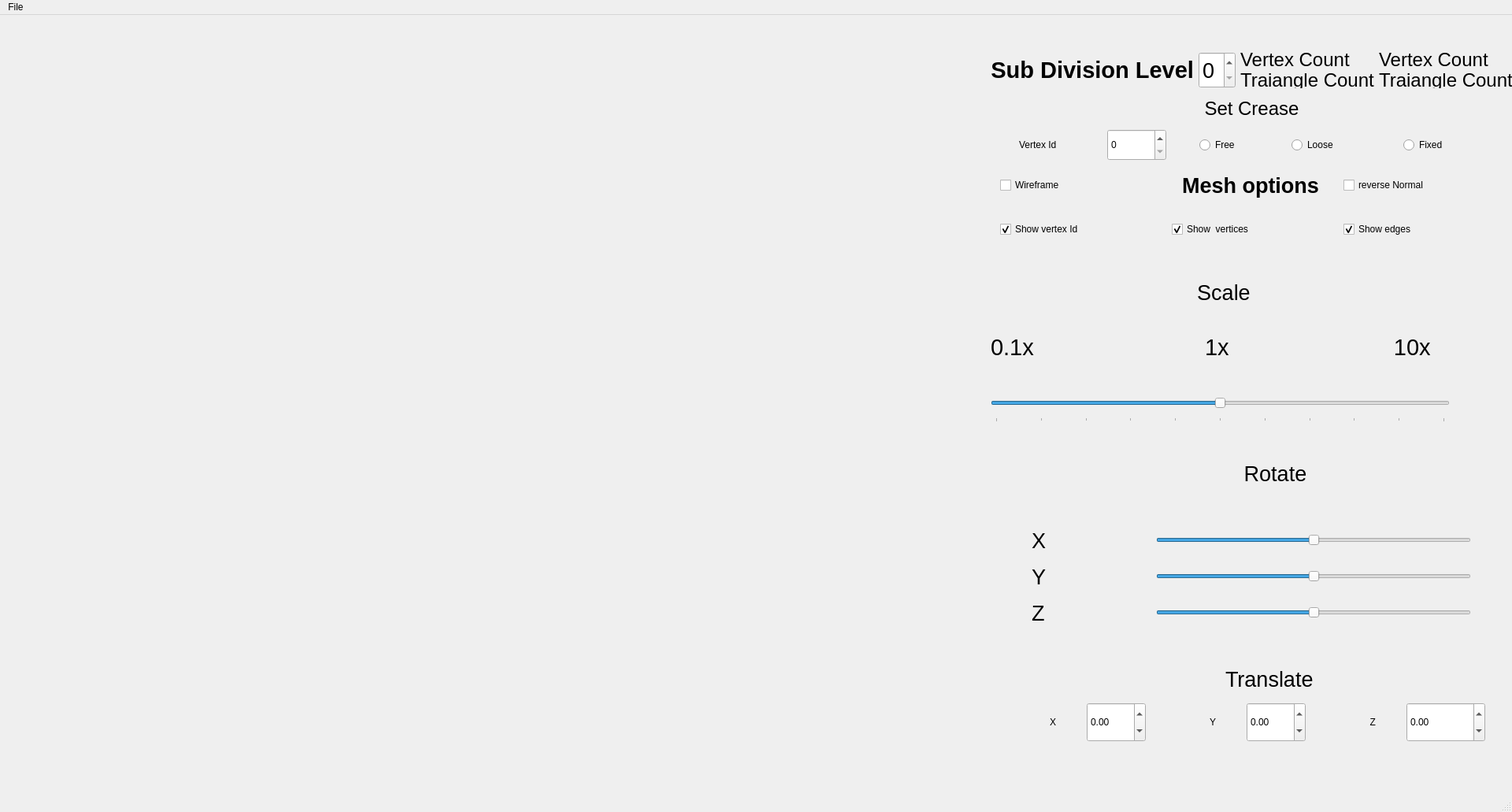
<?xml version="1.0" encoding="UTF-8"?>
<ui version="4.0">
 <class>MainWindow</class>
 <widget class="QMainWindow" name="MainWindow">
  <property name="geometry">
   <rect>
    <x>0</x>
    <y>0</y>
    <width>1920</width>
    <height>1031</height>
   </rect>
  </property>
  <property name="maximumSize">
   <size>
    <width>1920</width>
    <height>1080</height>
   </size>
  </property>
  <property name="windowTitle">
   <string>MainWindow</string>
  </property>
  <widget class="QWidget" name="centralwidget">
   <property name="sizePolicy">
    <sizepolicy hsizetype="Minimum" vsizetype="Minimum">
     <horstretch>0</horstretch>
     <verstretch>0</verstretch>
    </sizepolicy>
   </property>
   <property name="maximumSize">
    <size>
     <width>1920</width>
     <height>972</height>
    </size>
   </property>
   <widget class="QWidget" name="layoutWidget">
    <property name="geometry">
     <rect>
      <x>6</x>
      <y>13</y>
      <width>1915</width>
      <height>951</height>
     </rect>
    </property>
    <layout class="QHBoxLayout" name="horizontalLayout_2">
     <property name="sizeConstraint">
      <enum>QLayout::SetMaximumSize</enum>
     </property>
     <item>
      <layout class="QVBoxLayout" name="verticalLayout_4">
       <item>
        <widget class="QWidget" name="glWidget_win" native="true">
         <property name="sizePolicy">
          <sizepolicy hsizetype="Minimum" vsizetype="Maximum">
           <horstretch>0</horstretch>
           <verstretch>0</verstretch>
          </sizepolicy>
         </property>
         <property name="minimumSize">
          <size>
           <width>1200</width>
           <height>944</height>
          </size>
         </property>
        </widget>
       </item>
      </layout>
     </item>
     <item>
      <layout class="QVBoxLayout" name="verticalLayout_3">
       <property name="sizeConstraint">
        <enum>QLayout::SetMinimumSize</enum>
       </property>
       <item>
        <layout class="QVBoxLayout" name="verticalLayout_6">
         <item>
          <layout class="QHBoxLayout" name="horizontalLayout">
           <property name="sizeConstraint">
            <enum>QLayout::SetMinimumSize</enum>
           </property>
           <item>
            <widget class="QLabel" name="label">
             <property name="maximumSize">
              <size>
               <width>300</width>
               <height>50</height>
              </size>
             </property>
             <property name="font">
              <font>
               <pointsize>22</pointsize>
               <weight>75</weight>
               <bold>true</bold>
              </font>
             </property>
             <property name="text">
              <string>Sub Division Level</string>
             </property>
             <property name="textFormat">
              <enum>Qt::RichText</enum>
             </property>
             <property name="alignment">
              <set>Qt::AlignRight|Qt::AlignTrailing|Qt::AlignVCenter</set>
             </property>
            </widget>
           </item>
           <item>
            <widget class="QSpinBox" name="SubDivLvl">
             <property name="maximumSize">
              <size>
               <width>50</width>
               <height>50</height>
              </size>
             </property>
             <property name="font">
              <font>
               <pointsize>20</pointsize>
              </font>
             </property>
             <property name="maximum">
              <number>6</number>
             </property>
            </widget>
           </item>
           <item>
            <layout class="QVBoxLayout" name="verticalLayout">
             <item>
              <widget class="QLabel" name="label_15">
               <property name="maximumSize">
                <size>
                 <width>175</width>
                 <height>20</height>
                </size>
               </property>
               <property name="palette">
                <palette>
                 <active>
                  <colorrole role="Text">
                   <brush brushstyle="SolidPattern">
                    <color alpha="255">
                     <red>255</red>
                     <green>255</green>
                     <blue>255</blue>
                    </color>
                   </brush>
                  </colorrole>
                 </active>
                 <inactive>
                  <colorrole role="Text">
                   <brush brushstyle="SolidPattern">
                    <color alpha="255">
                     <red>255</red>
                     <green>255</green>
                     <blue>255</blue>
                    </color>
                   </brush>
                  </colorrole>
                 </inactive>
                 <disabled>
                  <colorrole role="Text">
                   <brush brushstyle="SolidPattern">
                    <color alpha="255">
                     <red>143</red>
                     <green>146</green>
                     <blue>147</blue>
                    </color>
                   </brush>
                  </colorrole>
                 </disabled>
                </palette>
               </property>
               <property name="font">
                <font>
                 <pointsize>18</pointsize>
                </font>
               </property>
               <property name="autoFillBackground">
                <bool>true</bool>
               </property>
               <property name="text">
                <string>Vertex Count</string>
               </property>
              </widget>
             </item>
             <item>
              <widget class="QLabel" name="label_16">
               <property name="maximumSize">
                <size>
                 <width>175</width>
                 <height>20</height>
                </size>
               </property>
               <property name="font">
                <font>
                 <pointsize>18</pointsize>
                </font>
               </property>
               <property name="text">
                <string>Traiangle Count</string>
               </property>
              </widget>
             </item>
            </layout>
           </item>
           <item>
            <layout class="QVBoxLayout" name="verticalLayout_7">
             <item>
              <widget class="QLabel" name="vCount_label">
               <property name="maximumSize">
                <size>
                 <width>600</width>
                 <height>20</height>
                </size>
               </property>
               <property name="palette">
                <palette>
                 <active>
                  <colorrole role="Text">
                   <brush brushstyle="SolidPattern">
                    <color alpha="255">
                     <red>255</red>
                     <green>255</green>
                     <blue>255</blue>
                    </color>
                   </brush>
                  </colorrole>
                 </active>
                 <inactive>
                  <colorrole role="Text">
                   <brush brushstyle="SolidPattern">
                    <color alpha="255">
                     <red>255</red>
                     <green>255</green>
                     <blue>255</blue>
                    </color>
                   </brush>
                  </colorrole>
                 </inactive>
                 <disabled>
                  <colorrole role="Text">
                   <brush brushstyle="SolidPattern">
                    <color alpha="255">
                     <red>143</red>
                     <green>146</green>
                     <blue>147</blue>
                    </color>
                   </brush>
                  </colorrole>
                 </disabled>
                </palette>
               </property>
               <property name="font">
                <font>
                 <pointsize>18</pointsize>
                </font>
               </property>
               <property name="frameShape">
                <enum>QFrame::NoFrame</enum>
               </property>
               <property name="text">
                <string>Vertex Count</string>
               </property>
              </widget>
             </item>
             <item>
              <widget class="QLabel" name="tCount_label">
               <property name="maximumSize">
                <size>
                 <width>600</width>
                 <height>20</height>
                </size>
               </property>
               <property name="font">
                <font>
                 <pointsize>18</pointsize>
                </font>
               </property>
               <property name="text">
                <string>Traiangle Count</string>
               </property>
              </widget>
             </item>
            </layout>
           </item>
          </layout>
         </item>
         <item>
          <layout class="QVBoxLayout" name="verticalLayout_5">
           <item>
            <widget class="QLabel" name="label_9">
             <property name="maximumSize">
              <size>
               <width>688</width>
               <height>40</height>
              </size>
             </property>
             <property name="font">
              <font>
               <pointsize>18</pointsize>
              </font>
             </property>
             <property name="text">
              <string>Set Crease</string>
             </property>
             <property name="alignment">
              <set>Qt::AlignCenter</set>
             </property>
            </widget>
           </item>
           <item>
            <layout class="QHBoxLayout" name="horizontalLayout_4">
             <item>
              <widget class="QLabel" name="label_8">
               <property name="maximumSize">
                <size>
                 <width>70</width>
                 <height>40</height>
                </size>
               </property>
               <property name="text">
                <string>Vertex Id</string>
               </property>
              </widget>
             </item>
             <item>
              <widget class="QSpinBox" name="vertexID_spinBox">
               <property name="maximumSize">
                <size>
                 <width>75</width>
                 <height>40</height>
                </size>
               </property>
              </widget>
             </item>
             <item>
              <widget class="QRadioButton" name="free_Button">
               <property name="maximumSize">
                <size>
                 <width>75</width>
                 <height>40</height>
                </size>
               </property>
               <property name="text">
                <string>Free</string>
               </property>
              </widget>
             </item>
             <item>
              <widget class="QRadioButton" name="loose_btton">
               <property name="maximumSize">
                <size>
                 <width>100</width>
                 <height>40</height>
                </size>
               </property>
               <property name="text">
                <string>Loose</string>
               </property>
              </widget>
             </item>
             <item>
              <widget class="QRadioButton" name="fixed_button">
               <property name="maximumSize">
                <size>
                 <width>100</width>
                 <height>40</height>
                </size>
               </property>
               <property name="text">
                <string>Fixed</string>
               </property>
              </widget>
             </item>
            </layout>
           </item>
           <item>
            <layout class="QVBoxLayout" name="verticalLayout_2">
             <item>
              <layout class="QHBoxLayout" name="horizontalLayout_7">
               <item>
                <widget class="QCheckBox" name="Wirefarme_chk">
                 <property name="maximumSize">
                  <size>
                   <width>200</width>
                   <height>50</height>
                  </size>
                 </property>
                 <property name="text">
                  <string>Wireframe</string>
                 </property>
                </widget>
               </item>
               <item>
                <widget class="QLabel" name="label_3">
                 <property name="maximumSize">
                  <size>
                   <width>200</width>
                   <height>100</height>
                  </size>
                 </property>
                 <property name="font">
                  <font>
                   <pointsize>20</pointsize>
                   <weight>75</weight>
                   <bold>true</bold>
                  </font>
                 </property>
                 <property name="text">
                  <string>Mesh options</string>
                 </property>
                 <property name="alignment">
                  <set>Qt::AlignCenter</set>
                 </property>
                </widget>
               </item>
               <item>
                <widget class="QCheckBox" name="chkreverseNormal">
                 <property name="maximumSize">
                  <size>
                   <width>200</width>
                   <height>50</height>
                  </size>
                 </property>
                 <property name="text">
                  <string>reverse Normal</string>
                 </property>
                 <property name="checked">
                  <bool>false</bool>
                 </property>
                 <property name="tristate">
                  <bool>false</bool>
                 </property>
                </widget>
               </item>
              </layout>
             </item>
             <item>
              <layout class="QHBoxLayout" name="horizontalLayout_6">
               <item>
                <widget class="QCheckBox" name="chkShowVID">
                 <property name="maximumSize">
                  <size>
                   <width>200</width>
                   <height>50</height>
                  </size>
                 </property>
                 <property name="text">
                  <string>Show vertex Id</string>
                 </property>
                 <property name="checked">
                  <bool>true</bool>
                 </property>
                </widget>
               </item>
               <item>
                <widget class="QCheckBox" name="chkShowVetices">
                 <property name="maximumSize">
                  <size>
                   <width>200</width>
                   <height>50</height>
                  </size>
                 </property>
                 <property name="text">
                  <string>Show  vertices</string>
                 </property>
                 <property name="checked">
                  <bool>true</bool>
                 </property>
                 <property name="tristate">
                  <bool>false</bool>
                 </property>
                </widget>
               </item>
               <item>
                <widget class="QCheckBox" name="chkShowEdges">
                 <property name="maximumSize">
                  <size>
                   <width>200</width>
                   <height>50</height>
                  </size>
                 </property>
                 <property name="text">
                  <string>Show edges</string>
                 </property>
                 <property name="checked">
                  <bool>true</bool>
                 </property>
                </widget>
               </item>
              </layout>
             </item>
            </layout>
           </item>
          </layout>
         </item>
        </layout>
       </item>
       <item>
        <widget class="QLabel" name="label_2">
         <property name="sizePolicy">
          <sizepolicy hsizetype="Maximum" vsizetype="Maximum">
           <horstretch>0</horstretch>
           <verstretch>0</verstretch>
          </sizepolicy>
         </property>
         <property name="minimumSize">
          <size>
           <width>0</width>
           <height>0</height>
          </size>
         </property>
         <property name="maximumSize">
          <size>
           <width>592</width>
           <height>30</height>
          </size>
         </property>
         <property name="font">
          <font>
           <pointsize>20</pointsize>
          </font>
         </property>
         <property name="text">
          <string>Scale</string>
         </property>
         <property name="alignment">
          <set>Qt::AlignHCenter|Qt::AlignTop</set>
         </property>
        </widget>
       </item>
       <item>
        <widget class="QLabel" name="label_4">
         <property name="maximumSize">
          <size>
           <width>583</width>
           <height>30</height>
          </size>
         </property>
         <property name="font">
          <font>
           <pointsize>22</pointsize>
          </font>
         </property>
         <property name="text">
          <string>0.1x                           1x                          10x</string>
         </property>
        </widget>
       </item>
       <item>
        <widget class="QSlider" name="Scale_mesh">
         <property name="sizePolicy">
          <sizepolicy hsizetype="Preferred" vsizetype="Fixed">
           <horstretch>0</horstretch>
           <verstretch>0</verstretch>
          </sizepolicy>
         </property>
         <property name="maximumSize">
          <size>
           <width>583</width>
           <height>40</height>
          </size>
         </property>
         <property name="font">
          <font>
           <pointsize>26</pointsize>
          </font>
         </property>
         <property name="maximum">
          <number>20</number>
         </property>
         <property name="singleStep">
          <number>1</number>
         </property>
         <property name="value">
          <number>10</number>
         </property>
         <property name="sliderPosition">
          <number>10</number>
         </property>
         <property name="orientation">
          <enum>Qt::Horizontal</enum>
         </property>
         <property name="tickPosition">
          <enum>QSlider::TicksBelow</enum>
         </property>
         <property name="tickInterval">
          <number>2</number>
         </property>
        </widget>
       </item>
       <item>
        <widget class="QLabel" name="label_10">
         <property name="maximumSize">
          <size>
           <width>676</width>
           <height>50</height>
          </size>
         </property>
         <property name="font">
          <font>
           <pointsize>20</pointsize>
          </font>
         </property>
         <property name="text">
          <string>        Rotate</string>
         </property>
         <property name="alignment">
          <set>Qt::AlignCenter</set>
         </property>
        </widget>
       </item>
       <item>
        <layout class="QGridLayout" name="gridLayout">
         <property name="sizeConstraint">
          <enum>QLayout::SetMinimumSize</enum>
         </property>
         <item row="0" column="1">
          <widget class="QSlider" name="xRotate">
           <property name="maximumSize">
            <size>
             <width>400</width>
             <height>40</height>
            </size>
           </property>
           <property name="autoFillBackground">
            <bool>false</bool>
           </property>
           <property name="styleSheet">
            <string notr="true">font: 11pt &quot;Cantarell&quot;;</string>
           </property>
           <property name="minimum">
            <number>-180</number>
           </property>
           <property name="maximum">
            <number>180</number>
           </property>
           <property name="singleStep">
            <number>1</number>
           </property>
           <property name="orientation">
            <enum>Qt::Horizontal</enum>
           </property>
           <property name="tickPosition">
            <enum>QSlider::NoTicks</enum>
           </property>
          </widget>
         </item>
         <item row="1" column="1">
          <widget class="QSlider" name="horizontalSlider_4">
           <property name="maximumSize">
            <size>
             <width>400</width>
             <height>40</height>
            </size>
           </property>
           <property name="minimum">
            <number>-180</number>
           </property>
           <property name="maximum">
            <number>180</number>
           </property>
           <property name="orientation">
            <enum>Qt::Horizontal</enum>
           </property>
          </widget>
         </item>
         <item row="2" column="1">
          <widget class="QSlider" name="horizontalSlider_3">
           <property name="maximumSize">
            <size>
             <width>400</width>
             <height>40</height>
            </size>
           </property>
           <property name="minimum">
            <number>-180</number>
           </property>
           <property name="maximum">
            <number>180</number>
           </property>
           <property name="orientation">
            <enum>Qt::Horizontal</enum>
           </property>
          </widget>
         </item>
         <item row="0" column="0">
          <widget class="QLabel" name="label_11">
           <property name="maximumSize">
            <size>
             <width>100</width>
             <height>40</height>
            </size>
           </property>
           <property name="font">
            <font>
             <pointsize>20</pointsize>
            </font>
           </property>
           <property name="text">
            <string>X</string>
           </property>
          </widget>
         </item>
         <item row="1" column="0">
          <widget class="QLabel" name="label_12">
           <property name="maximumSize">
            <size>
             <width>100</width>
             <height>40</height>
            </size>
           </property>
           <property name="font">
            <font>
             <pointsize>20</pointsize>
            </font>
           </property>
           <property name="text">
            <string>Y</string>
           </property>
          </widget>
         </item>
         <item row="2" column="0">
          <widget class="QLabel" name="label_13">
           <property name="maximumSize">
            <size>
             <width>100</width>
             <height>40</height>
            </size>
           </property>
           <property name="font">
            <font>
             <pointsize>20</pointsize>
            </font>
           </property>
           <property name="text">
            <string>Z</string>
           </property>
          </widget>
         </item>
        </layout>
       </item>
       <item>
        <layout class="QVBoxLayout" name="verticalLayout_8">
         <item>
          <widget class="QLabel" name="label_7">
           <property name="maximumSize">
            <size>
             <width>685</width>
             <height>48</height>
            </size>
           </property>
           <property name="font">
            <font>
             <pointsize>20</pointsize>
            </font>
           </property>
           <property name="text">
            <string>      Translate</string>
           </property>
           <property name="alignment">
            <set>Qt::AlignCenter</set>
           </property>
          </widget>
         </item>
         <item>
          <layout class="QHBoxLayout" name="horizontalLayout_3">
           <item>
            <widget class="QLabel" name="label_14">
             <property name="sizePolicy">
              <sizepolicy hsizetype="Minimum" vsizetype="Minimum">
               <horstretch>0</horstretch>
               <verstretch>0</verstretch>
              </sizepolicy>
             </property>
             <property name="maximumSize">
              <size>
               <width>50</width>
               <height>40</height>
              </size>
             </property>
             <property name="text">
              <string>X</string>
             </property>
             <property name="alignment">
              <set>Qt::AlignRight|Qt::AlignTrailing|Qt::AlignVCenter</set>
             </property>
            </widget>
           </item>
           <item>
            <widget class="QDoubleSpinBox" name="doubleSpinBox_3">
             <property name="maximumSize">
              <size>
               <width>75</width>
               <height>50</height>
              </size>
             </property>
             <property name="minimum">
              <double>-99999.000000000000000</double>
             </property>
             <property name="maximum">
              <double>99999.990000000005239</double>
             </property>
             <property name="singleStep">
              <double>5.000000000000000</double>
             </property>
             <property name="value">
              <double>0.000000000000000</double>
             </property>
            </widget>
           </item>
           <item>
            <widget class="QLabel" name="label_6">
             <property name="maximumSize">
              <size>
               <width>50</width>
               <height>40</height>
              </size>
             </property>
             <property name="text">
              <string>Y</string>
             </property>
             <property name="alignment">
              <set>Qt::AlignRight|Qt::AlignTrailing|Qt::AlignVCenter</set>
             </property>
            </widget>
           </item>
           <item>
            <widget class="QDoubleSpinBox" name="doubleSpinBox_2">
             <property name="maximumSize">
              <size>
               <width>75</width>
               <height>50</height>
              </size>
             </property>
             <property name="minimum">
              <double>-9999.000000000000000</double>
             </property>
             <property name="maximum">
              <double>9999.000000000000000</double>
             </property>
             <property name="singleStep">
              <double>5.000000000000000</double>
             </property>
            </widget>
           </item>
           <item>
            <widget class="QLabel" name="label_5">
             <property name="maximumSize">
              <size>
               <width>50</width>
               <height>40</height>
              </size>
             </property>
             <property name="text">
              <string>Z</string>
             </property>
             <property name="alignment">
              <set>Qt::AlignRight|Qt::AlignTrailing|Qt::AlignVCenter</set>
             </property>
            </widget>
           </item>
           <item>
            <widget class="QDoubleSpinBox" name="doubleSpinBox">
             <property name="maximumSize">
              <size>
               <width>100</width>
               <height>50</height>
              </size>
             </property>
             <property name="minimum">
              <double>-9999.000000000000000</double>
             </property>
             <property name="value">
              <double>0.000000000000000</double>
             </property>
            </widget>
           </item>
          </layout>
         </item>
        </layout>
       </item>
      </layout>
     </item>
    </layout>
   </widget>
  </widget>
  <widget class="QMenuBar" name="menubar">
   <property name="geometry">
    <rect>
     <x>0</x>
     <y>0</y>
     <width>1920</width>
     <height>27</height>
    </rect>
   </property>
   <widget class="QMenu" name="menuFile">
    <property name="title">
     <string>File</string>
    </property>
    <addaction name="actionLoad_Obj"/>
    <addaction name="actionExit"/>
   </widget>
   <addaction name="menuFile"/>
  </widget>
  <widget class="QStatusBar" name="statusbar"/>
  <action name="actionLoad_Obj">
   <property name="text">
    <string>Load Obj</string>
   </property>
  </action>
  <action name="actionExit">
   <property name="text">
    <string>exit</string>
   </property>
  </action>
 </widget>
 <resources/>
 <connections>
  <connection>
   <sender>actionExit</sender>
   <signal>triggered()</signal>
   <receiver>MainWindow</receiver>
   <slot>close()</slot>
   <hints>
    <hint type="sourcelabel">
     <x>-1</x>
     <y>-1</y>
    </hint>
    <hint type="destinationlabel">
     <x>400</x>
     <y>378</y>
    </hint>
   </hints>
  </connection>
  <connection>
   <sender>SubDivLvl</sender>
   <signal>valueChanged(int)</signal>
   <receiver>label_15</receiver>
   <slot>update()</slot>
   <hints>
    <hint type="sourcelabel">
     <x>1784</x>
     <y>82</y>
    </hint>
    <hint type="destinationlabel">
     <x>1052</x>
     <y>82</y>
    </hint>
   </hints>
  </connection>
  <connection>
   <sender>SubDivLvl</sender>
   <signal>valueChanged(int)</signal>
   <receiver>label_16</receiver>
   <slot>update()</slot>
   <hints>
    <hint type="sourcelabel">
     <x>1769</x>
     <y>99</y>
    </hint>
    <hint type="destinationlabel">
     <x>1096</x>
     <y>143</y>
    </hint>
   </hints>
  </connection>
 </connections>
</ui>
